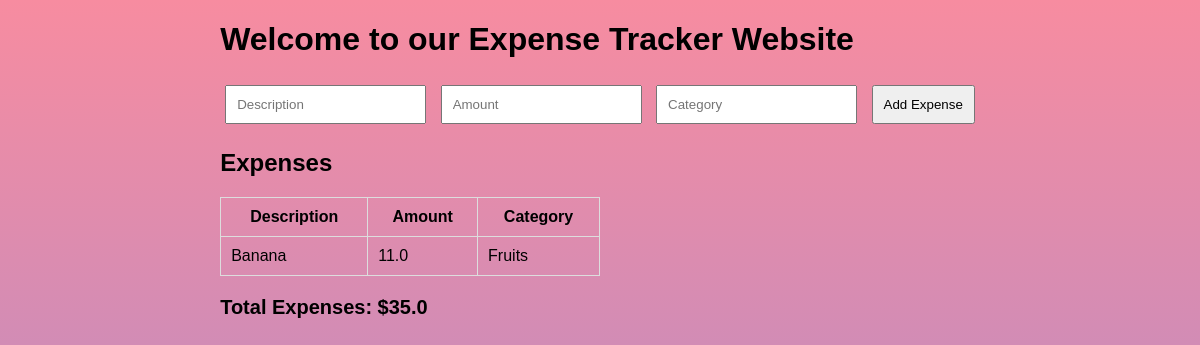
Page / (signed in) on the earlier database version.
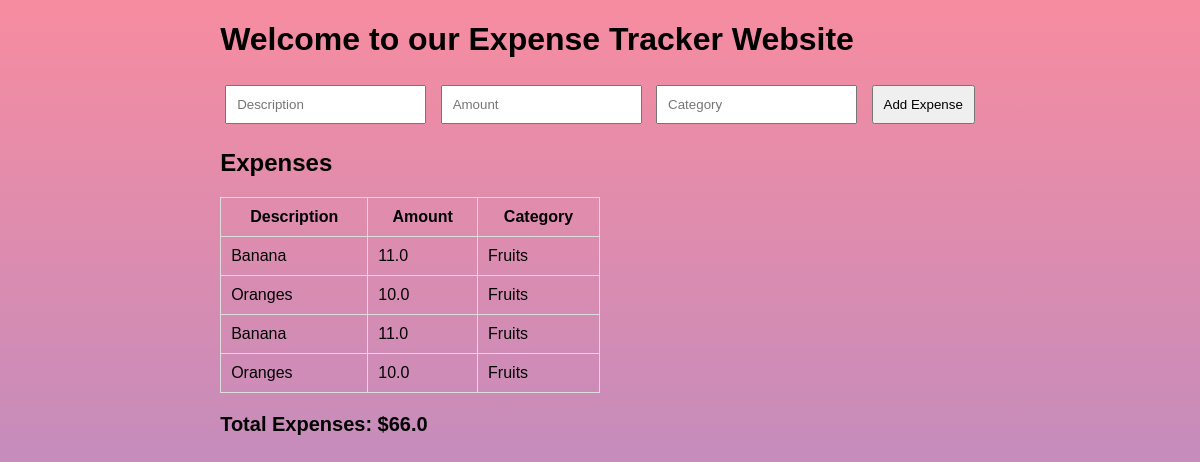
Same page on the later database version.
### tables this page shows
CREATE TABLE expenses (
    expense_id INTEGER PRIMARY KEY AUTOINCREMENT,
    user_id INTEGER NOT NULL,
    category_id INTEGER NOT NULL,
    amount FLOAT NOT NULL,
    date TIMESTAMP NOT NULL DEFAULT CURRENT_TIMESTAMP,
    description TEXT,
    FOREIGN KEY (user_id) REFERENCES users(user_id) ON DELETE CASCADE,
    FOREIGN KEY (category_id) REFERENCES categories(category_id) ON DELETE CASCADE
);

CREATE TABLE categories (
    category_id INTEGER PRIMARY KEY AUTOINCREMENT,
    category_name TEXT NOT NULL UNIQUE
);

### app.py (the view)
@app.route('/')
def index():
    if 'username' not in session:
        return redirect(url_for('login'))
    expenses = []
    total_expenses = 0
    if not app.debug:
        expenses = db.getUserExpenses()
        total_expenses = db.getTotalExpenses()
    return render_template('index.html', expenses=expenses, total_expenses=total_expenses)

### database/DatabaseManager.py (called while the page is built)
    def get_db_connection(self):
        conn = sqlite3.connect('./database/database.db')
        conn.row_factory = sqlite3.Row
        return conn

    def getTotalExpenses(self, user_id=None):
        conn = self.get_db_connection()
        if user_id:
            total = conn.execute('SELECT SUM(amount) FROM expenses WHERE user_id = ?', (user_id,)).fetchone()[0]
        else:
            total = conn.execute('SELECT SUM(amount) FROM expenses').fetchone()[0]
        conn.close()
        return total if total else 0

    def getUserExpenses(self):
        conn = self.get_db_connection()
        user_expenses = conn.execute('SELECT * FROM user_expenses').fetchall()
        conn.close()
        return user_expenses

### templates/index.html (shortened to what this page needs)
<!DOCTYPE html>
<html lang="en">
<head>
</head>
<body>
    <main>
        <h1>Welcome to our Expense Tracker Website</h1>
        <form id="expense-form" action="{{ url_for('add_expense') }}" method="post">
            <input name="description" type="text" id="description" placeholder="Description">
            <input name="amount" type="number" id="amount" placeholder="Amount">
            <input name="category" type="text" id="category" placeholder="Category">
            <input type="submit" value="Add Expense">
        </form>
        <h2>Expenses</h2>
        <table>
            <thead>
                <tr>
                    <th>Description</th>
                    <th>Amount</th>
                    <th>Category</th>
                </tr>
            </thead>
            <tbody id="expense-list">
                {% for expense in expenses %}
                <tr>
                    <td>{{ expense.description }}</td>
                    <td>{{ expense.amount }}</td>
                    <td>{{ expense.category_name }}</td>
                </tr>
                {% endfor %}
            </tbody>
        </table>
        <div class="total-expenses">
            Total Expenses: ${{ total_expenses }}
        </div>
    </main>
</body>
</html>

### templates/index.html (style rules this page uses)
body { font-family: Arial, sans-serif; display: flex; flex-direction: column; align-items: center; height: 100vh; margin: 0; background: linear-gradient(to bottom, #f78ca0, #a18cd1); }
#expense-form { margin-bottom: 20px; }
input, button { padding: 10px; margin: 5px; }
table { width: 50%; margin-top: 20px; border-collapse: collapse; }
th, td { padding: 10px; border: 1px solid #ddd; }
.total-expenses { margin-top: 20px; font-size: 20px; font-weight: bold; }

Differences in the rows shown:
added expenses: description "Oranges", amount "10.0", category_name "Fruits"
added expenses: description "Banana", amount "11.0", category_name "Fruits"
added expenses: description "Oranges", amount "10.0", category_name "Fruits"
Other differences:
{{ total_expenses }}: "35.0" → "66.0"
